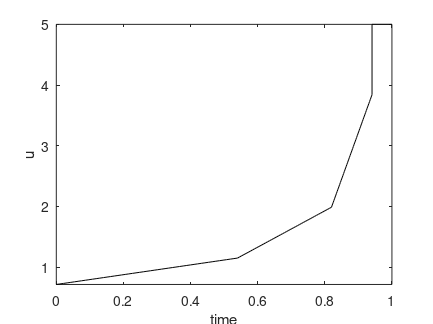
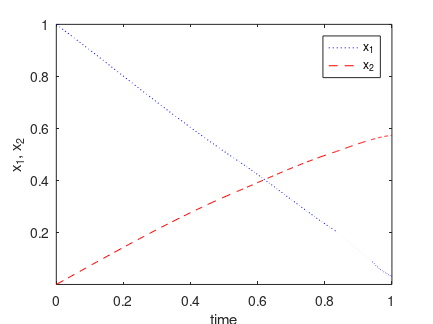

MATLAB code to generate these figures, in order:
load optimprofiles tplot uplot xplot

% ploting
%..........................................................................
plot(tplot,uplot,'k')
title('')
xlabel('time')
ylabel('u')
axis tight %([0 1 0 5])
set(1,'PaperUnits','centimeters')
set(1,'PaperPosition',[3 10 11 8.25])

print -depsc u_624a.eps
pause

plot(tplot,xplot(:,1),'b:',tplot,xplot(:,2),'r--')
title('')
xlabel('time')
ylabel('x_1, x_2')
legend('x_1','x_2','Location','northeast')
axis tight %([0 1 0 1])
set(1,'PaperUnits','centimeters')
set(1,'PaperPosition',[3 10 11 8.25])

print -depsc x12_624a.eps
pause
close
%..........................................................................